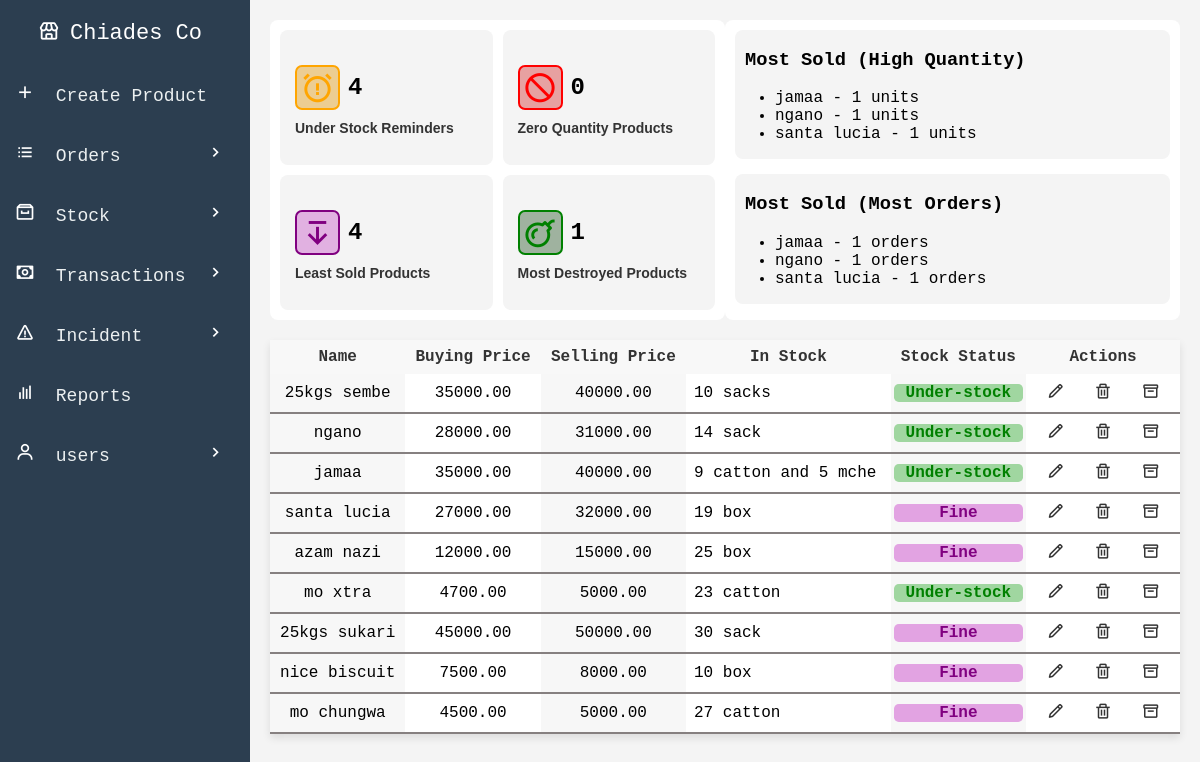
The page /products.php (signed in) on the database its author committed.
### tables this page shows
CREATE TABLE `products` (
  `product_id` int(11) NOT NULL,
  `company_id` int(100) DEFAULT NULL,
  `created_by` int(100) DEFAULT NULL,
  `name` varchar(50) DEFAULT NULL,
  `quantity` decimal(10,2) DEFAULT NULL,
  `quantified` varchar(20) DEFAULT NULL,
  `under_stock_reminder` decimal(10,2) DEFAULT NULL,
  `buying_price` decimal(10,2) DEFAULT NULL,
  `selling_price` decimal(10,2) DEFAULT NULL
);

CREATE TABLE `units` (
  `unit_id` int(11) NOT NULL,
  `product_id` int(11) DEFAULT NULL,
  `company_id` int(11) NOT NULL,
  `created_by` int(11) NOT NULL,
  `name` varchar(20) DEFAULT NULL,
  `per_single_quantity` decimal(10,2) DEFAULT NULL,
  `buying_price` decimal(10,2) DEFAULT NULL,
  `selling_price` decimal(10,2) DEFAULT NULL,
  `available_units` decimal(10,2) DEFAULT NULL
);

### products.php (the view, shortened to what this page needs)
<?php
include 'db_connection.php';
$companyId = $_SESSION['company_id'];
$query = "SELECT * FROM products WHERE company_id = $companyId";
$result = mysqli_query($conn, $query);
$underStockQuery = "SELECT COUNT(*) AS under_stock_reminders FROM products WHERE company_id = $companyId AND quantity < under_stock_reminder";
$zeroQuantityQuery = "SELECT COUNT(*) AS zero_quantity_products FROM products WHERE company_id = $companyId AND quantity = 0";
$leastSoldQuery = "SELECT COUNT(DISTINCT name) AS least_sold_products FROM order_items WHERE company_id = $companyId GROUP BY name HAVING SUM(quantity) < 5";
$destroyedProductsQuery = "SELECT COUNT(*) AS most_destroyed_products FROM quantity_destroyed WHERE company_id = $companyId AND quantity_destroyed > 0";
$underStockResult = $conn->query($underStockQuery)->fetch_assoc()['under_stock_reminders'];
$zeroQuantityResult = $conn->query($zeroQuantityQuery)->fetch_assoc()['zero_quantity_products'];
$leastSoldResult = $conn->query($leastSoldQuery)->num_rows;
$destroyedProductsResult = $conn->query($destroyedProductsQuery)->fetch_assoc()['most_destroyed_products'];
$mostSoldHighQuantityQuery = "SELECT name, SUM(quantity) AS total_quantity_sold FROM order_items WHERE company_id = $companyId GROUP BY name ORDER BY total_quantity_sold DESC LIMIT 3";
$mostSoldOrdersQuery = "SELECT name, COUNT(order_id) AS order_count FROM order_items WHERE company_id = $companyId GROUP BY name ORDER BY order_count DESC LIMIT 3";
$mostSoldHighQuantityResult = $conn->query($mostSoldHighQuantityQuery);
$mostSoldOrdersResult = $conn->query($mostSoldOrdersQuery);
?>
<!DOCTYPE html>
<html lang="en">
<head>
    <link rel="stylesheet" href="css/sidebar.css">
    <link rel="stylesheet" href="css/products.css">
</head>
<body>
<div class="main-content">
    <div class="tile-container">
        <div class="tile left-tile">
            <div class="room upper-left">
                <div class="icon-count">
                    <i class='bx bx-alarm-exclamation icon-under'></i>
                    <span class="count"><?= $underStockResult; ?></span>
                </div>
                <p class="label">Under Stock Reminders</p>
            </div>
            <div class="room upper-right">
                <div class="icon-count">
                    <i class='bx bx-block icon-zero'></i>
                    <span class="count"><?= $zeroQuantityResult; ?></span>
                </div>
                <p class="label">Zero Quantity Products</p>
            </div>
            <div class="room lower-left">
                <div class="icon-count">
                    <i class='bx bx-arrow-from-top icon-least'></i>
                    <span class="count"><?= $leastSoldResult; ?></span>
                </div>
                <p class="label">Least Sold Products</p>
            </div>
            <div class="room lower-right">
                <div class="icon-count">
                    <i class='bx bx-bomb icon-most'></i>
                    <span class="count"><?= $destroyedProductsResult; ?></span>
                </div>
                <p class="label">Most Destroyed Products</p>
            </div>
        </div>
        <div class="tile right-tile">
            <div class="list-section">
                <h3>Most Sold (High Quantity)</h3>
                <ul>
                    <?php while($row = $mostSoldHighQuantityResult->fetch_assoc()): ?>
                        <li><?= $row['name'] . " - " . $row['total_quantity_sold'] . " units"; ?></li>
                    <?php endwhile; ?>
                </ul>
            </div>
            <div class="list-section">
                <h3>Most Sold (Most Orders)</h3>
                <ul>
                    <?php while($row = $mostSoldOrdersResult->fetch_assoc()): ?>
                        <li><?= $row['name'] . " - " . $row['order_count'] . " orders"; ?></li>
                    <?php endwhile; ?>
                </ul>
            </div>
        </div>
    </div>
    <table class="products-table">
        <thead>
            <tr>
                <th>Name</th>
                <th>Buying Price</th>
                <th>Selling Price</th>
                <th>In Stock</th>
                <th>Stock Status</th>
                <th>Actions</th>
            </tr>
        </thead>
        <tbody>
            <?php while($row = mysqli_fetch_assoc($result)): ?>
                <?php
                    $productId = $row['product_id'];
                    $quantity = $row['quantity'];
                    $quantifiedAs = $row['quantified'];
                    $underStockReminder = $row['under_stock_reminder'];
                    $stockStatus = $quantity < $underStockReminder ? 'under-stock' : 'fine';
                    $wholeQuantity = floor($quantity);
                    $decimalQuantity = $quantity - $wholeQuantity;
                    if ($decimalQuantity > 0) {
                        $unitQuery = "
                            SELECT name, per_single_quantity, available_units
                            FROM units
                            WHERE product_id = $productId AND company_id = $companyId
                            ORDER BY per_single_quantity ASC
                            LIMIT 1
                        ";
                        $unitResult = mysqli_query($conn, $unitQuery);
                        $unitRow = mysqli_fetch_assoc($unitResult);
                        if ($unitRow) {
                            $decimalUnits = $decimalQuantity * $unitRow['per_single_quantity'];
                            $decimalUnits = floor($decimalUnits);
                            $quantityDisplay = $wholeQuantity . " " . $quantifiedAs . " and " . $decimalUnits . " " . $unitRow['name'];
                        } else {
                            $quantityDisplay = $wholeQuantity . " " . $quantifiedAs;
                        }
                    } else {
                        $quantityDisplay = $wholeQuantity . " " . $quantifiedAs;
                    }
                ?>
                <tr>
                    <td><?= $row['name']; ?></td>
                    <td><?= $row['buying_price']; ?></td>
                    <td><?= $row['selling_price']; ?></td>
                    <td style="text-align:left"> <?= $quantityDisplay; ?></td>
                    <td> <p class="stock-status <?= $stockStatus; ?>"><?= ucfirst($stockStatus); ?> </p> </td>
                    <td>
                        <a href="edit-product.php?id=<?= $row['product_id']; ?>" class="action-icon"><i class='bx bx-pencil'></i></a>
                        <a href="delete-product.php?id=<?= $row['product_id']; ?>" class="action-icon"><i class='bx bx-trash'></i></a>
                        <a href="view-create_units.php?id=<?= $row['product_id']; ?>" class="action-icon"><i class='bx bx-box'></i></a>
                    </td>
                </tr>
            <?php endwhile; ?>
        </tbody>
    </table>
</div>
</body>
</html>

### css/products.css (style rules this page uses)
body { font-family: 'Courier New', Courier, monospace; margin: 0; background-color: #f4f4f4; }
.main-content { margin-left: 250px; padding: 20px; }
.products-table { background-color: white; width: 100%; border-collapse: collapse; box-shadow: 0 4px 8px rgba(0, 0, 0, 0.1); }
.products-table th { padding: 8px; text-align: center; }
.products-table td { padding: 8px; text-align: center; }
.products-table thead { background-color: #f8f8f8; }
.products-table th { font-weight: bold; color: #333; }
.products-table tbody tr { transition: background-color 0.3s; border-bottom: 2px solid rgb(134, 128, 128); }
.products-table td:nth-child(odd) { background-color: #ffffff; }
.products-table td:nth-child(odd) { background-color: #f7f7f7; }
.action-icon { margin: 0 10px; color: #333; }
.action-icon i { font-size: 18px; }
.tile-container { display: flex; justify-content: space-around; margin-bottom: 20px; }
.tile { display: flex; flex-direction: row; background-color: #fff; border-radius: 8px; }
.left-tile { display: grid; grid-template-columns: 1fr 1fr; grid-template-rows: 1fr 1fr; gap: 10px; width: 500px; background-color: white; padding: 10px; }
.right-tile { display: flex; flex-direction: column; gap: 15px; width: 500px; padding: 10px; background-color: white; }
.room { display: flex; flex-direction: column; align-items: flex-start; background-color: #f4f4f4; padding: 35px 15px 15px 15px; border-radius: 8px; text-align: center; }
.icon-count { display: flex; align-items: center; gap: 8px; margin-bottom: 5px; }
.icon-most { font-size: 35px; border: 2px solid green; color: green; border-radius: 0.2em; padding: 3px; background-color: rgb(159, 178, 159); }
.icon-zero { font-size: 35px; border: 2px solid red; color: red; border-radius: 0.2em; padding: 3px; background-color: rgb(231, 161, 161) }
.icon-least { font-size: 35px; border: 2px solid purple; color: purple; border-radius: 0.2em; padding: 3px; background-color: rgb(225, 177, 225) }
.icon-under { font-size: 35px; border: 2px solid orange; color: orange; border-radius: 0.2em; padding: 3px; background-color: rgb(236, 205, 146) }
.count { font-size: 24px; font-weight: bold; color: black; }
.label { font-size: 14px; color: #333; margin-top: 5px; font-weight: bold; font-family: 'Gill Sans', 'Gill Sans MT', Calibri, 'Trebuchet MS', sans-serif; }
.list-section { background-color: #f4f4f4; border-radius: 8px; }
.list-section h3 { margin-left: 10px; }
.stock-status { font-weight: bold; margin: -5px -5px -5px -5px; }
.stock-status.under-stock { color: green; background-color: rgb(160, 214, 160); border-radius: 0.3em; }
.stock-status.fine { color: purple; background-color: rgb(226, 163, 226); border-radius: 0.3em; }

### rows shown on the page
products: name "25kgs sembe", buying_price "35000.00", selling_price "40000.00", quantityDisplay "10 sacks", stockStatus "Under-stock"
products: name "ngano", buying_price "28000.00", selling_price "31000.00", quantityDisplay "14 sack", stockStatus "Under-stock"
products: name "jamaa", buying_price "35000.00", selling_price "40000.00", quantityDisplay "9 catton and 5 mche", stockStatus "Under-stock"
products: name "santa lucia", buying_price "27000.00", selling_price "32000.00", quantityDisplay "19 box", stockStatus "Fine"
products: name "azam nazi", buying_price "12000.00", selling_price "15000.00", quantityDisplay "25 box", stockStatus "Fine"
products: name "mo xtra", buying_price "4700.00", selling_price "5000.00", quantityDisplay "23 catton", stockStatus "Under-stock"
products: name "25kgs sukari", buying_price "45000.00", selling_price "50000.00", quantityDisplay "30 sack", stockStatus "Fine"
products: name "nice biscuit", buying_price "7500.00", selling_price "8000.00", quantityDisplay "10 box", stockStatus "Fine"
products: name "mo chungwa", buying_price "4500.00", selling_price "5000.00", quantityDisplay "27 catton", stockStatus "Fine"

### other values the page prints
$underStockResult "4"
$zeroQuantityResult "0"
$leastSoldResult "4"
$destroyedProductsResult "1"
$row['name'] "jamaa"
$row['total_quantity_sold'] "1"
$row['name'] "ngano"
$row['name'] "santa lucia"
$row['order_count'] "1"
